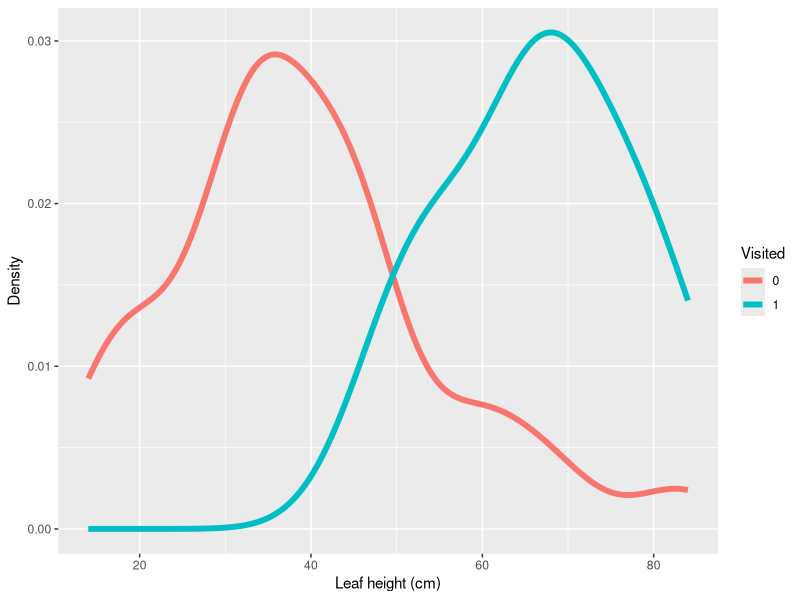
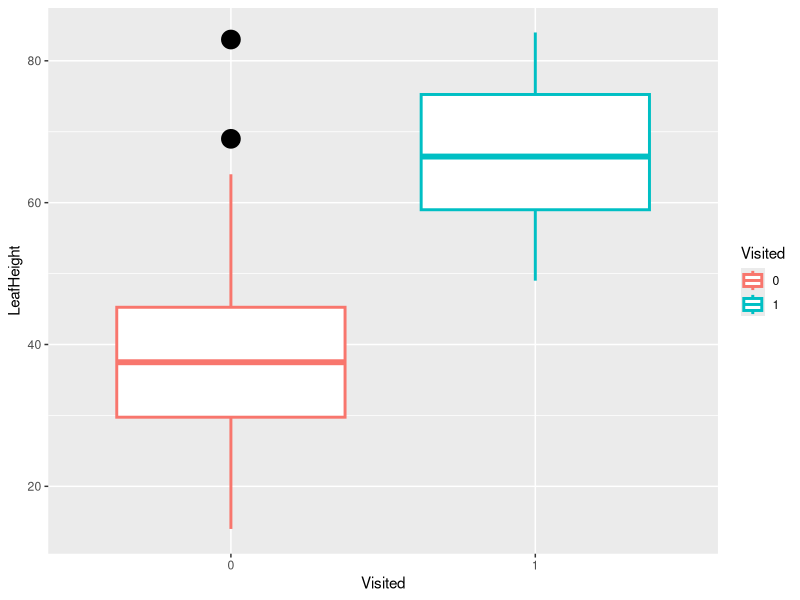

Reproduce these figures in R, in order. (Note: this script raises an error after producing the figures.)
setwd("/datascience/projects/statisticallyfit/github/learningmathstat/RStatistics/STAT210 Statistical Modelling and Experimental Design/Chapter 9 - Logistic Regression")

library(ggplot2)


options(show.signif.stars = FALSE)

# source: 
# https://www.fromthebottomoftheheap.net/2017/05/01/glm-prediction-intervals-i/

leafData <- read.table("darlington.txt", header=TRUE)
leafData <- setNames(leafData, nm=c("LeafHeight", "Visited"))
leafDataFactor <- leafData
leafDataFactor$Visited <- factor(leafData$Visited)

head(leafData)


# Plotting density estimates of distributiosn of leaf heights for 
# visited and unvisited leaves. 
ggplot(leafDataFactor, aes(x=LeafHeight, colour=Visited)) + 
      geom_line(stat="density", size=2) + 
      xlab("Leaf height (cm)") + ylab("Density")

ggplot(leafDataFactor, aes(x=Visited, y=LeafHeight, colour=Visited)) + 
      geom_boxplot(size=1, outlier.colour = "black", outlier.size = 6)

# for non visited leaves, the height is smaller. Is this significant? 
summary(lm(LeafHeight ~ Visited, data=leafDataFactor)) # yes there is  a significant diff.

ggplot(data=wineData, aes(x=fixed.acidity, colour=quality)) + 
      geom_line(sta="density", size=2)

# BUT NOW LOGISTIC (Visited is the response)
# Modeling probability of leaf visitation as function of height. 
leaf.glm <- glm(Visited ~ LeafHeight, data=leafData, family=binomial)
summary(leaf.glm)
anova(leaf.glm, test="Chisq")

DevianceTest(leaf.glm)
# There is a significant deviance between the null model and the height model
# so the new model explains most of the variation in visitation. 

ResidualDevianceTest(leaf.glm)
# model is statistically useful  since residual deviance is small. 


# for a unit increase in leaf height, the odds of visitation 
# increase by 12.23 %. 
exp(leaf.glm$coefficients[2]) - 1


# CONFIDENCE INTERVAL PLOTTING
from = min(leafData$LeafHeight)
to = max(leafData$LeafHeight)
xs <- data.frame(LeafHeight=seq(from=from,to=to, len=nrow(leafData)))

# the levels are by default 95% for the CIs
CI <- data.frame(predict(leaf.glm, newdata=xs, type="response", se.fit=TRUE))
pred.df <- data.frame(LeafHeight=xs$LeafHeight, fit=CI$fit, 
                      lwr=CI$fit - 2*CI$se.fit, upr=CI$fit + 2*CI$se.fit)

# Plotting confidence bands 
p.data = ggplot(leafData, aes(x=LeafHeight, y=Visited)) + 
      geom_point(shape=19, size=3) 

p.fits = p.data + 
      geom_line(data=pred.df, aes(y=fit, colour="a", linetype="a"),size=1) +
      geom_line(data=pred.df, aes(y=lwr, colour="b", linetype="b"),size=1) + 
      geom_line(data=pred.df, aes(y=upr, colour="b", linetype="b"),size=1) 

p.plot <- p.fits + 
      ggtitle("Predicted and Observed Values of Visited vs LeafHeight 
              and 95% Confidence Bands") +
      scale_colour_manual(name="Legend", values=c("a"="red", "b"="dodgerblue"),
                          labels=c("Fitted Line", "95%\nConfidence\nBands")) +
      scale_linetype_manual(name="Legend", values=c("a"="solid", "b"="dashed"),
                            labels=c("Fitted Line", "95%\nConfidence\nBands"))

p.plot 



# OR ANOTHER WAY  --- (with linkinv function in predict())
# Why are the previous confidence bands going over the dots? (using response preds)
plotConfidenceBands.glm(leaf.glm)
